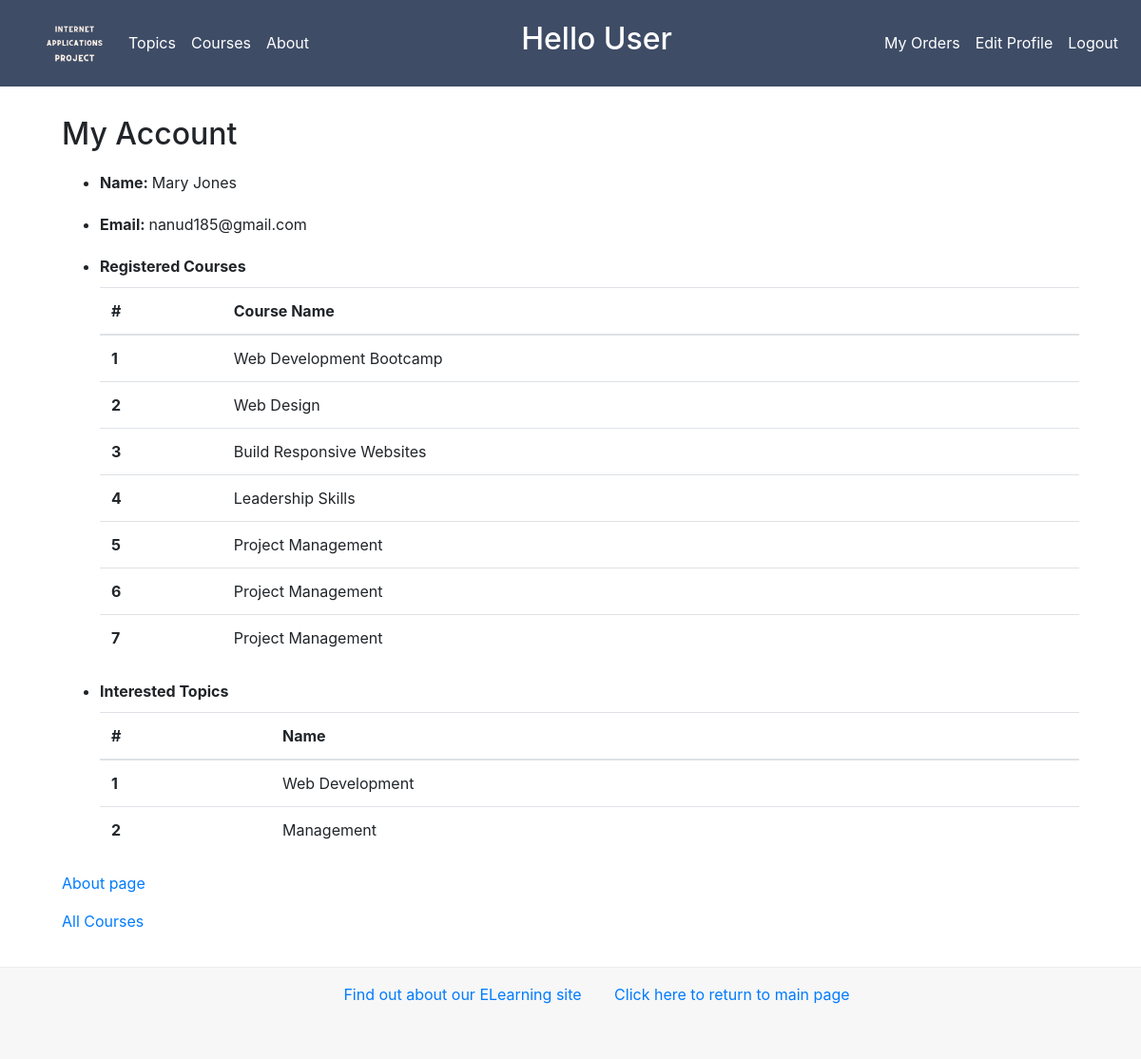
The app's page /myapp/myaccount/ (signed in) with its own data.
### newdjangoProject/models.py (models this page shows, shortened)
class Course(models.Model):
    topic = models.ForeignKey(
        Topic, related_name='courses', on_delete=models.CASCADE)
    name = models.CharField(max_length=200)
    price = models.DecimalField(
        max_digits=10, decimal_places=2, validators=[validate_price])
    for_everyone = models.BooleanField(default=True)
    description = models.TextField(max_length=300, null=True, blank=True)
    interested = models.PositiveIntegerField(default=0)
    stages = models.PositiveIntegerField(default=3)

class Topic(models.Model):
    name = models.CharField(max_length=200)
    category = models.CharField(max_length=200, blank=True)

### newdjangoProject/views.py (the view)
# urls.py: path(r'myaccount/', views.myaccount, name='myaccount'),
@login_required(login_url='/myapp/login/')
def myaccount(request):
    user = get_user(request)
    if hasattr(user, 'student'):
        student = user.student
        context = {
            'interested_in_topics': student.interested_in_topics,
            'bought_courses': student.bought_courses,
            'first_name': student.first_name,
            'last_name': student.last_name,
            'email': student.email
        }
        return render(request, 'newdjangoProject/myaccount.html', context)
    else:
        msg = "You are not a registered student!"
        return render(request, 'newdjangoProject/not_student_account.html', {'msg': msg})

### newdjangoProject/models.py (called while the page is built)
    def bought_courses(self):
        return list(Order.objects.filter(student_id=self.id).values_list("course__name", flat=True))

    def interested_in_topics(self):
        return list(self.interested_in.values_list("name", flat=True))

### newdjangoProject/templates/newdjangoProject/myaccount.html (shortened to what this page needs)
{% extends 'newdjangoProject/base.html' %} {% block body_block %}
<h2 class="header">My Account</h2>
<ul class="myAccountList">
  <li><b>Name: </b>{{ first_name }} {{ last_name }}</li>
  <li><b>Email: </b>{{ email }}</li>
  <li>
    <b>Registered Courses </b>
    <table class="table">
      <thead>
        <tr>
          <th scope="col">#</th>
          <th scope="col">Course Name</th>
        </tr>
      </thead>
      <tbody>
        {% if bought_courses %} {% for course in bought_courses %}
        <tr>
          <th scope="row">{{ forloop.counter }}</th>
          <td>{{course}}</td>
        </tr>
        {% endfor %} {% else %}
        <td colspan="2">No courses bought!</td>
        {% endif %}
      </tbody>
    </table>
  </li>
  <li>
    <b>Interested Topics </b>
    <table class="table">
      <thead>
        <tr>
          <th scope="col">#</th>
          <th scope="col">Name</th>
        </tr>
      </thead>
      <tbody>
        {% if interested_in_topics %} {% for topic in interested_in_topics %}
        <tr>
          <th scope="row">{{ forloop.counter }}</th>
          <td>{{topic}}</td>
        </tr>
        {% endfor %} {% else %}
        <td colspan="2">No topics found!</td>
        {% endif %}
      </tbody>
    </table>
  </li>
</ul>
<p><a href="{% url 'about' %}">About page</a></p>
<p><a href="{% url 'courses' %}">All Courses</a></p>
{% endblock %}

### newdjangoProject/static/newdjangoProject/style.css (style rules this page uses)
.header { margin: 20px 0; position: relative; }
.myAccountList li { margin-bottom: 20px; }
.myAccountList li .table { margin-top: 10px; }

### records on screen
Course: name "Web Development Bootcamp"
Course: name "Web Design"
Course: name "Build Responsive Websites"
Course: name "Leadership Skills"
Course: name "Project Management"
Topic: name "Web Development"
Topic: name "Management"

### other values on screen
{{ first_name }} "Mary"
{{ last_name }} "Jones"
{{ email }} "nanud185@gmail.com"
